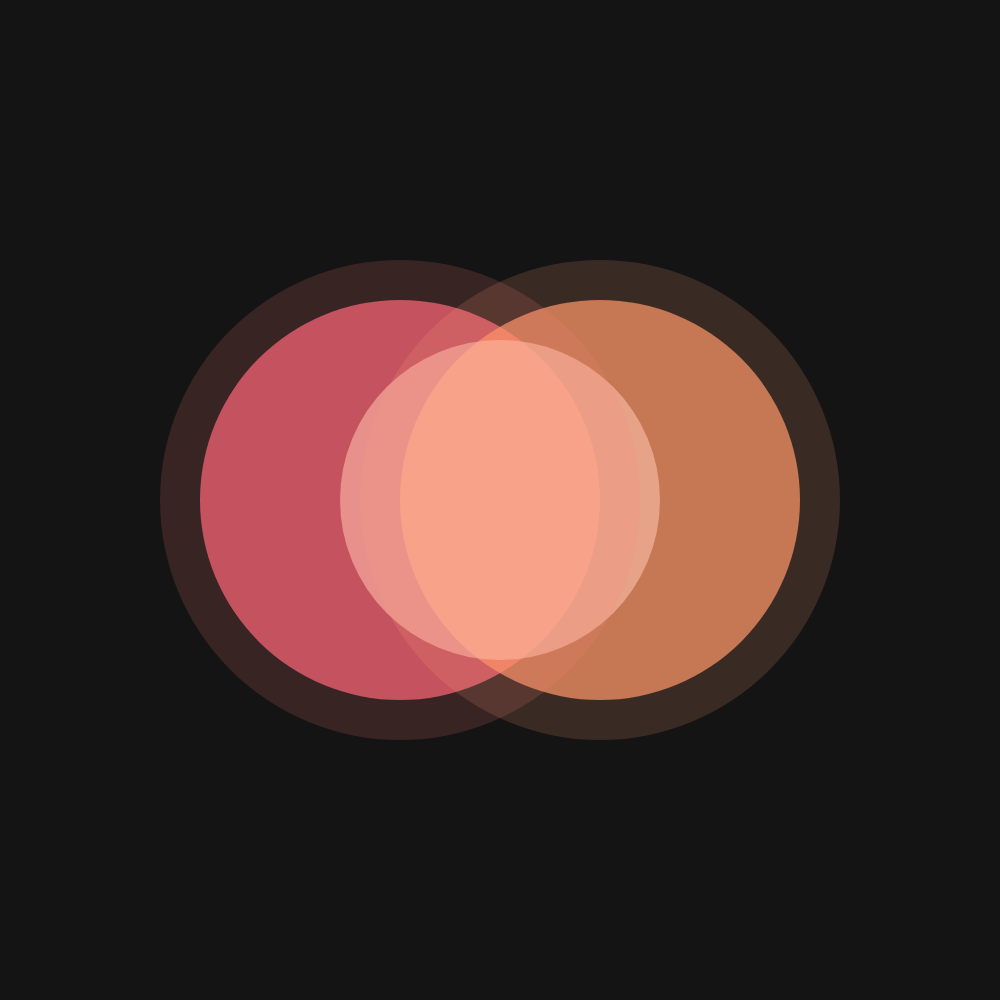
Frame 1 (no input)
Frame 60 (no input): identical to frame 1, image omitted
Frame 120 (the mouse pressed at the canvas centre since frame 60): identical to frame 1, image omitted

The p5.js sketch that drew this single still picture (run headless with seeded random() and noise() and a simulated clock; from frame 60 on, the mouse is pressed at the canvas centre):

// p5.js sketch
// ── sketch.js
function setup() {
  createCanvas(1000, 1000);
  }

  function draw() {
  background(20);
  noStroke();

  fill(255, 100, 120, 180); 
  ellipse(400, 500, 400, 400);

  fill(255, 150, 100, 180); 
  ellipse(600, 500, 400, 400);

  fill(255, 200, 180, 150);
  ellipse(500, 500, 320, 320);

   fill(255, 120, 120, 40);
  ellipse(400, 500, 480, 480);

  fill(255, 160, 120, 40);
  ellipse(600, 500, 480, 480);
}
